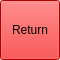
<?xml version="1.0" encoding="UTF-8"?>
<ui version="4.0">
 <class>RButton</class>
 <widget class="QWidget" name="RButton">
  <property name="geometry">
   <rect>
    <x>0</x>
    <y>0</y>
    <width>60</width>
    <height>60</height>
   </rect>
  </property>
  <property name="sizePolicy">
   <sizepolicy hsizetype="Fixed" vsizetype="Fixed">
    <horstretch>0</horstretch>
    <verstretch>0</verstretch>
   </sizepolicy>
  </property>
  <property name="minimumSize">
   <size>
    <width>60</width>
    <height>60</height>
   </size>
  </property>
  <property name="maximumSize">
   <size>
    <width>1500</width>
    <height>1500</height>
   </size>
  </property>
  <property name="windowTitle">
   <string>Form</string>
  </property>
  <property name="styleSheet">
   <string notr="true">background-color: qradialgradient(spread:pad, cx:0.5, cy:0.5, radius:2, fx:0.5, fy:0.5, stop:0 rgba(0, 0, 0, 0), stop:1 rgba(255, 255, 255, 255));</string>
  </property>
  <layout class="QGridLayout" name="gridLayout">
   <property name="leftMargin">
    <number>0</number>
   </property>
   <property name="topMargin">
    <number>0</number>
   </property>
   <property name="rightMargin">
    <number>0</number>
   </property>
   <property name="bottomMargin">
    <number>0</number>
   </property>
   <property name="spacing">
    <number>0</number>
   </property>
   <item row="1" column="1">
    <widget class="QPushButton" name="PbReturn">
     <property name="sizePolicy">
      <sizepolicy hsizetype="Fixed" vsizetype="Fixed">
       <horstretch>0</horstretch>
       <verstretch>0</verstretch>
      </sizepolicy>
     </property>
     <property name="minimumSize">
      <size>
       <width>60</width>
       <height>60</height>
      </size>
     </property>
     <property name="maximumSize">
      <size>
       <width>60</width>
       <height>60</height>
      </size>
     </property>
     <property name="styleSheet">
      <string notr="true">background-color: rgb(255, 0, 0);</string>
     </property>
     <property name="text">
      <string>Return</string>
     </property>
    </widget>
   </item>
  </layout>
 </widget>
 <resources/>
 <connections/>
</ui>
